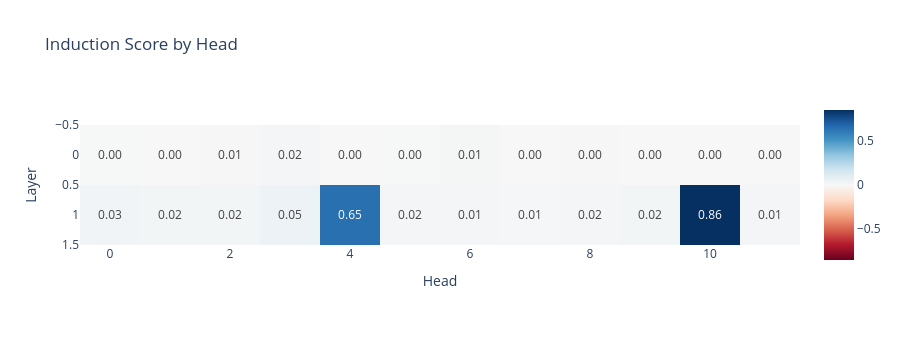

Notebook code cell kept with this figure:
### Markdown cell above
### Exercise - calculate induction scores with hooks

> ```yaml
> Difficulty: 🔴🔴🔴⚪⚪
> Importance: 🔵🔵🔵🔵⚪
> 
> You shouldn't spend more than 15-20 minutes on this exercise.
> This is our first exercise with hooks, which are an absolutely vital TransformerLens tool. Use the hints if you're stuck.
> ```

To start with, we'll look at how hooks can be used to get the same results as from the previous section (where we ran our induction head detector functions on the values in the cache).

Most of the code has already been provided for you below; the only thing you need to do is **implement the `induction_score_hook` function**. As mentioned, this function takes two arguments: the activation value (which in this case will be our attention pattern) and the hook object (which gives us some useful methods and attributes that we can access in the function, e.g. `hook.layer()` to return the layer, or `hook.name` to return the name, which is the same as the name in the cache).

Your function should do the following:

* Calculate the induction score for the attention pattern `pattern`, using the same methodology as you used in the previous section when you wrote your induction head detectors.
    * Note that this time, the batch dimension is greater than 1, so you should compute the average attention score over the batch dimension.
    * Also note that you are computing the induction score for all heads at once, rather than one at a time. You might find the arguments `dim1` and `dim2` of the `torch.diagonal` function useful.
* Write this score to the tensor `induction_score_store`, which is a global variable that we've provided for you. The `[i, j]`th element of this tensor should be the induction score for the `j`th head in the `i`th layer.

### Code cell
seq_len = 50
batch_size = 10
rep_tokens_10 = generate_repeated_tokens(model, seq_len, batch_size)

# We make a tensor to store the induction score for each head.
# We put it on the model's device to avoid needing to move things between the GPU and CPU,
# which can be slow.
induction_score_store = t.zeros((model.cfg.n_layers, model.cfg.n_heads), device=model.cfg.device)


def induction_score_hook(pattern: Float[Tensor, "batch head_index dest_pos source_pos"], hook: HookPoint):
    """
    Calculates the induction score, and stores it in the [layer, head] position of the
    `induction_score_store` tensor.
    """
    stripe = t.diagonal(pattern, dim1=-2, dim2=-1, offset=1-seq_len)
    score = einops.reduce(stripe, 'batch head pos -> head', "mean")
    induction_score_store[hook.layer(), :] = score


# We make a boolean filter on activation names, that's true only on attention pattern names
pattern_hook_names_filter = lambda name: name.endswith("pattern")

# Run with hooks (this is where we write to the `induction_score_store` tensor)
model.run_with_hooks(
    rep_tokens_10,
    return_type=None,  # For efficiency, we don't need to calculate the logits
    fwd_hooks=[(pattern_hook_names_filter, induction_score_hook)],
)

# Plot the induction scores for each head in each layer
imshow(
    induction_score_store,
    labels={"x": "Head", "y": "Layer"},
    title="Induction Score by Head",
    text_auto=".2f",
    width=900,
    height=350,
)

### Figure 1 — Plotly figure (JSON) as saved in the notebook; plotly's stock layout.template omitted (floating-point values rounded to 4 significant figures)
{"data": [{"coloraxis": "coloraxis", "hovertemplate": "Head: %{x}<br>Layer: %{y}<br>color: %{z}<extra></extra>", "name": "0", "texttemplate": "%{z:.2f}", "type": "heatmap", "xaxis": "x", "yaxis": "y", "z": [[0.002933, 0.0008399, 0.005225, 0.01721, 0.0004274, 0.004394, 0.01278, 2.402e-09, 0.004964, 0.0002176, 0.0004273, 0.0005973], [0.02682, 0.02227, 0.02034, 0.05094, 0.6456, 0.01789, 0.01477, 0.009487, 0.02008, 0.0208, 0.8569, 0.01461]]}], "layout": {"coloraxis": {"autocolorscale": false, "cmid": 0, "colorscale": [[0, "rgb(103,0,31)"], [0.1, "rgb(178,24,43)"], [0.2, "rgb(214,96,77)"], [0.3, "rgb(244,165,130)"], [0.4, "rgb(253,219,199)"], [0.5, "rgb(247,247,247)"], [0.6, "rgb(209,229,240)"], [0.7, "rgb(146,197,222)"], [0.8, "rgb(67,147,195)"], [0.9, "rgb(33,102,172)"], [1, "rgb(5,48,97)"]]}, "height": 350, "title": {"text": "Induction Score by Head"}, "width": 900, "xaxis": {"anchor": "y", "constrain": "domain", "domain": [0, 1], "scaleanchor": "y", "title": {"text": "Head"}}, "yaxis": {"anchor": "x", "autorange": "reversed", "constrain": "domain", "domain": [0, 1], "title": {"text": "Layer"}}}}
